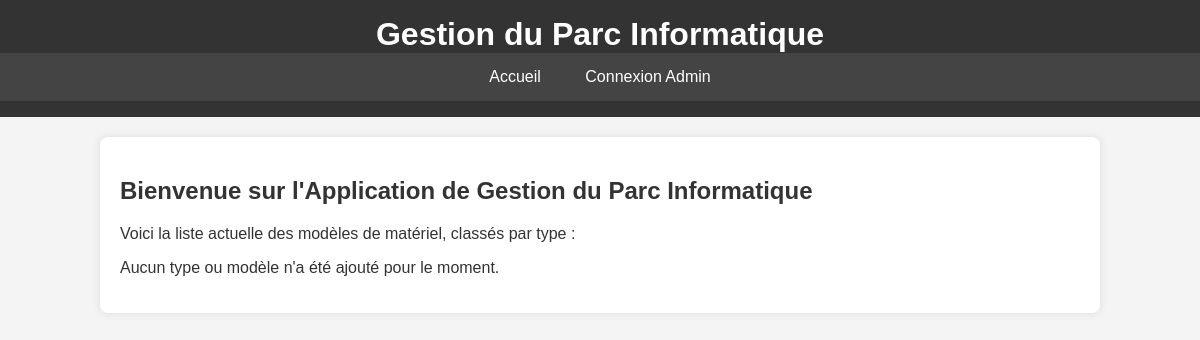
Before: / with the older database file.
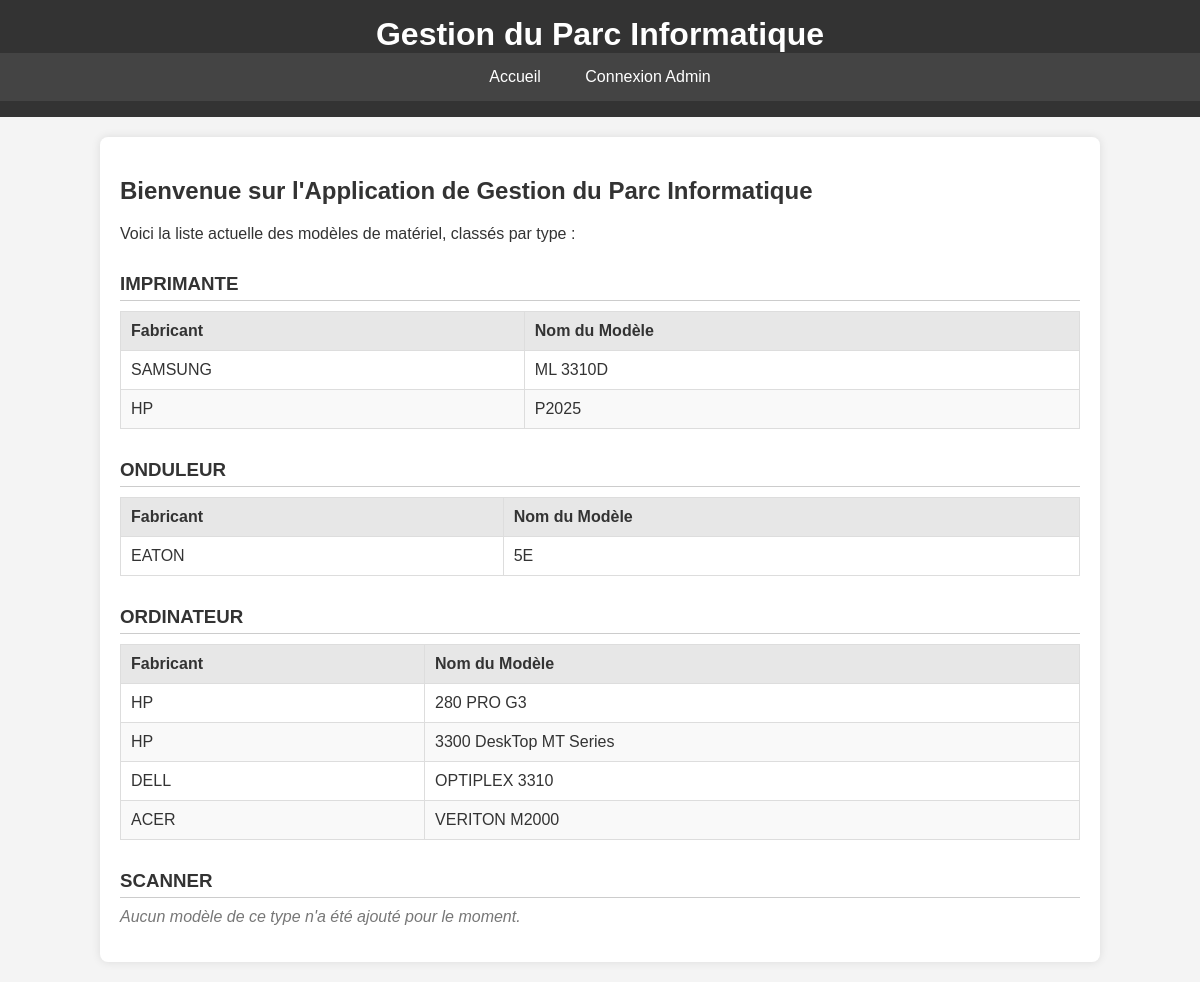
After: the same page with the newer database file.
### Gestion Materials/app.py (models this page shows, shortened)
class Type(db.Model):
    id = db.Column(db.Integer, primary_key=True)
    nom = db.Column(db.String(80), unique=True, nullable=False)
    modeles = db.relationship('Modele', backref='type', lazy=True)

class Modele(db.Model):
    __tablename__ = 'modeles'
    id = db.Column(db.Integer, primary_key=True)
    nom = db.Column(db.String(120), nullable=False)
    fabricant_id = db.Column(db.Integer, db.ForeignKey('fabricant.id'), nullable=False)
    type_id = db.Column(db.Integer, db.ForeignKey('type.id'), nullable=False)

class Fabricant(db.Model):
    id = db.Column(db.Integer, primary_key=True)
    nom = db.Column(db.String(80), unique=True, nullable=False)
    modeles = db.relationship('Modele', backref='fabricant', lazy=True)

### Gestion Materials/app.py (the view)
@app.route('/')
def index():
    all_types = Type.query.order_by(Type.nom).all()
    all_models = Modele.query.options(db.joinedload(Modele.type), db.joinedload(Modele.fabricant)).order_by(Modele.type_id, Modele.nom).all()
    models_by_type = defaultdict(list)
    for model in all_models:
        models_by_type[model.type].append(model)
    grouped_data = []
    for type_obj in all_types:
        grouped_data.append({
            'type': type_obj,
            'models': models_by_type.get(type_obj, []) # Utiliser get pour gérer les types sans modèles
        })
    return render_template('index.html', grouped_data=grouped_data)

### Gestion Materials/templates/index.html (shortened to what this page needs)
{% extends "base.html" %}
{% block content %}
    <h2>Bienvenue sur l'Application de Gestion du Parc Informatique</h2>
    <p>Voici la liste actuelle des modèles de matériel, classés par type :</p>
    {% if grouped_data %}
        {% for item in grouped_data %}
            <h3>{{ item.type.nom }}</h3>
            {% if item.models %}
                <table>
                    <thead>
                        <tr>
                            <th>Fabricant</th>
                            <th>Nom du Modèle</th>
                        </tr>
                    </thead>
                    <tbody>
                        {% for model in item.models %}
                        <tr>
                            <td>{{ model.fabricant.nom }}</td>
                            <td>{{ model.nom }}</td>
                        </tr>
                        {% endfor %}
                    </tbody>
                </table>
            {% else %}
                <p class="no-models-for-type">Aucun modèle de ce type n'a été ajouté pour le moment.</p>
            {% endif %}
        {% endfor %}
    {% else %}
        <p class="no-models-overall">Aucun type ou modèle n'a été ajouté pour le moment.</p>
    {% endif %}
{% endblock %}

### Gestion Materials/templates/base.html (shortened to what this page needs)
<!DOCTYPE html>
<html lang="fr">
<head>
    <link rel="stylesheet" href="{{ url_for('static', filename='style.css') }}">
</head>
<body>
    <header>
        <h1>Gestion du Parc Informatique</h1>
        <nav>
            <ul>
                <li><a href="{{ url_for('index') }}">Accueil</a></li>
                {% if session.logged_in %}
                    <li><a href="{{ url_for('admin_dashboard') }}">Admin</a></li>
                    <li><a href="{{ url_for('add_model') }}">Ajouter Modèle</a></li>
                    <li><a href="{{ url_for('admin_types') }}">Types</a></li>
                    <li><a href="{{ url_for('admin_fabricants') }}">Fabricants</a></li>
                    <li><a href="{{ url_for('admin_logout') }}">Déconnexion</a></li>
                {% else %}
                    <li><a href="{{ url_for('admin_login') }}">Connexion Admin</a></li>
                {% endif %}
            </ul>
        </nav>
    </header>
    <main class="container">
        {% block content %}
        {% endblock %}
    </main>
</body>
</html>

### Gestion Materials/static/style.css (style rules this page uses)
body { font-family: 'Arial', sans-serif; margin: 0; padding: 0; background-color: #f4f4f4; color: #333; }
header { background-color: #333; color: #fff; padding: 1rem 0; text-align: center; }
header h1 { margin: 0; font-size: 2em; }
.container { max-width: 960px; margin: 20px auto; padding: 20px; background-color: #fff; box-shadow: 0 0 10px rgba(0, 0, 0, 0.1); border-radius: 8px; }
nav ul { list-style: none; padding: 0; text-align: center; background: #444; margin: 0; }
nav ul li { display: inline; }
nav ul li a { text-decoration: none; color: #fff; padding: 15px 20px; display: inline-block; }

### Gestion Materials/templates/index.html (style rules this page uses)
table { width: 100%; border-collapse: collapse; margin-top: 10px; margin-bottom: 30px; }
th, td { border: 1px solid #ddd; padding: 10px; text-align: left; }
th { background-color: #e7e7e7; }
tr:nth-child(even) { background-color: #f9f9f9; }
h3 { margin-top: 30px; margin-bottom: 5px; border-bottom: 1px solid #ccc; padding-bottom: 5px; }
.no-models-for-type { color: #777; margin-top: 10px; font-style: italic; }

Changed rows visible on the page:
added Type: type.nom "IMPRIMANTE"
added Modele: fabricant.nom "SAMSUNG", nom "ML 3310D", shown under "IMPRIMANTE"
added Modele: fabricant.nom "HP", nom "P2025", shown under "IMPRIMANTE"
added Type: type.nom "ONDULEUR"
added Modele: fabricant.nom "EATON", nom "5E", shown under "ONDULEUR"
added Type: type.nom "ORDINATEUR"
added Modele: fabricant.nom "HP", nom "280 PRO G3", shown under "ORDINATEUR"
added Modele: fabricant.nom "HP", nom "3300 DeskTop MT Series", shown under "ORDINATEUR"
added Modele: fabricant.nom "DELL", nom "OPTIPLEX 3310", shown under "ORDINATEUR"
added Modele: fabricant.nom "ACER", nom "VERITON M2000", shown under "ORDINATEUR"
added Type: type.nom "SCANNER"
Other visible differences:
new list line: "Fabricant Nom du Modèle"
new list line: "Aucun modèle de ce type n'a été ajouté pour le moment."
text no longer shown: "Aucun type ou modèle n'a été ajouté pour le moment."
